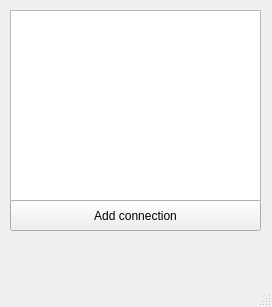
<?xml version="1.0" encoding="UTF-8"?>
<ui version="4.0">
 <class>AddConnection</class>
 <widget class="QMainWindow" name="AddConnection">
  <property name="geometry">
   <rect>
    <x>0</x>
    <y>0</y>
    <width>272</width>
    <height>307</height>
   </rect>
  </property>
  <property name="windowTitle">
   <string>MainWindow</string>
  </property>
  <widget class="QWidget" name="centralwidget">
   <widget class="QListWidget" name="lstConnectItem">
    <property name="geometry">
     <rect>
      <x>10</x>
      <y>10</y>
      <width>251</width>
      <height>192</height>
     </rect>
    </property>
   </widget>
   <widget class="QPushButton" name="btnAdd">
    <property name="geometry">
     <rect>
      <x>10</x>
      <y>200</y>
      <width>251</width>
      <height>31</height>
     </rect>
    </property>
    <property name="text">
     <string>Add connection</string>
    </property>
   </widget>
  </widget>
  <widget class="QMenuBar" name="menubar">
   <property name="geometry">
    <rect>
     <x>0</x>
     <y>0</y>
     <width>272</width>
     <height>26</height>
    </rect>
   </property>
  </widget>
  <widget class="QStatusBar" name="statusbar"/>
 </widget>
 <resources/>
 <connections/>
</ui>
